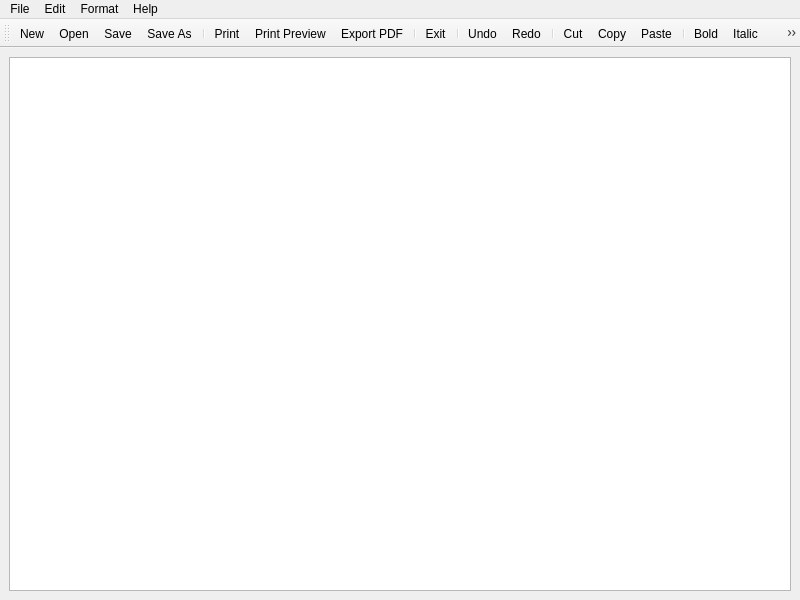
<?xml version="1.0" encoding="UTF-8"?>
<ui version="4.0">
 <class>MainWindow</class>
 <widget class="QMainWindow" name="MainWindow">
  <property name="geometry">
   <rect>
    <x>0</x>
    <y>0</y>
    <width>800</width>
    <height>600</height>
   </rect>
  </property>
  <property name="windowTitle">
   <string>Simple Notepad</string>
  </property>
  <property name="windowIcon">
   <iconset>
    <normaloff>:/images/assets/nodepad.png</normaloff>:/images/assets/nodepad.png</iconset>
  </property>
  <widget class="QWidget" name="centralwidget">
   <layout class="QHBoxLayout" name="horizontalLayout">
    <item>
     <widget class="QTextEdit" name="textEdit"/>
    </item>
   </layout>
  </widget>
  <widget class="QMenuBar" name="menubar">
   <property name="geometry">
    <rect>
     <x>0</x>
     <y>0</y>
     <width>800</width>
     <height>23</height>
    </rect>
   </property>
   <widget class="QMenu" name="menuFile">
    <property name="title">
     <string>File</string>
    </property>
    <addaction name="actionNew"/>
    <addaction name="actionOpen"/>
    <addaction name="actionSave"/>
    <addaction name="actionSave_As"/>
    <addaction name="separator"/>
    <addaction name="actionPrint"/>
    <addaction name="actionPrint_Preview"/>
    <addaction name="actionExport_PDF"/>
    <addaction name="separator"/>
    <addaction name="actionExit"/>
   </widget>
   <widget class="QMenu" name="menuEdit">
    <property name="title">
     <string>Edit</string>
    </property>
    <addaction name="actionUndo"/>
    <addaction name="actionRedo"/>
    <addaction name="separator"/>
    <addaction name="actionCut"/>
    <addaction name="actionCopy"/>
    <addaction name="actionPaste"/>
   </widget>
   <widget class="QMenu" name="menuFormat">
    <property name="title">
     <string>Format</string>
    </property>
    <addaction name="actionBold"/>
    <addaction name="actionItalic"/>
    <addaction name="actionUnderline"/>
    <addaction name="separator"/>
    <addaction name="actionLeft"/>
    <addaction name="actionRight"/>
    <addaction name="actionCenter"/>
    <addaction name="actionJustify"/>
    <addaction name="separator"/>
    <addaction name="actionFont"/>
    <addaction name="actionColor"/>
   </widget>
   <widget class="QMenu" name="menuHelp">
    <property name="title">
     <string>Help</string>
    </property>
    <addaction name="actionAbout"/>
   </widget>
   <addaction name="menuFile"/>
   <addaction name="menuEdit"/>
   <addaction name="menuFormat"/>
   <addaction name="menuHelp"/>
  </widget>
  <widget class="QToolBar" name="toolBar">
   <property name="windowTitle">
    <string>toolBar</string>
   </property>
   <property name="movable">
    <bool>true</bool>
   </property>
   <property name="floatable">
    <bool>true</bool>
   </property>
   <attribute name="toolBarArea">
    <enum>TopToolBarArea</enum>
   </attribute>
   <attribute name="toolBarBreak">
    <bool>false</bool>
   </attribute>
   <addaction name="actionNew"/>
   <addaction name="actionOpen"/>
   <addaction name="actionSave"/>
   <addaction name="actionSave_As"/>
   <addaction name="separator"/>
   <addaction name="actionPrint"/>
   <addaction name="actionPrint_Preview"/>
   <addaction name="actionExport_PDF"/>
   <addaction name="separator"/>
   <addaction name="actionExit"/>
   <addaction name="separator"/>
   <addaction name="actionUndo"/>
   <addaction name="actionRedo"/>
   <addaction name="separator"/>
   <addaction name="actionCut"/>
   <addaction name="actionCopy"/>
   <addaction name="actionPaste"/>
   <addaction name="separator"/>
   <addaction name="actionBold"/>
   <addaction name="actionItalic"/>
   <addaction name="actionUnderline"/>
   <addaction name="separator"/>
   <addaction name="actionLeft"/>
   <addaction name="actionRight"/>
   <addaction name="actionCenter"/>
   <addaction name="actionJustify"/>
   <addaction name="separator"/>
   <addaction name="actionFont"/>
   <addaction name="actionColor"/>
   <addaction name="separator"/>
   <addaction name="actionAbout"/>
  </widget>
  <action name="actionNew">
   <property name="icon">
    <iconset resource="res.qrc">
     <normaloff>:/images/assets/new.png</normaloff>:/images/assets/new.png</iconset>
   </property>
   <property name="text">
    <string>New</string>
   </property>
   <property name="shortcut">
    <string>Ctrl+N</string>
   </property>
  </action>
  <action name="actionOpen">
   <property name="icon">
    <iconset resource="res.qrc">
     <normaloff>:/images/assets/open.png</normaloff>:/images/assets/open.png</iconset>
   </property>
   <property name="text">
    <string>Open</string>
   </property>
   <property name="shortcut">
    <string>Ctrl+O</string>
   </property>
  </action>
  <action name="actionSave">
   <property name="icon">
    <iconset resource="res.qrc">
     <normaloff>:/images/assets/save.png</normaloff>:/images/assets/save.png</iconset>
   </property>
   <property name="text">
    <string>Save</string>
   </property>
   <property name="shortcut">
    <string>Ctrl+S</string>
   </property>
  </action>
  <action name="actionSave_As">
   <property name="icon">
    <iconset resource="res.qrc">
     <normaloff>:/images/assets/save.png</normaloff>:/images/assets/save.png</iconset>
   </property>
   <property name="text">
    <string>Save As</string>
   </property>
   <property name="shortcut">
    <string>Ctrl+Shift+A</string>
   </property>
  </action>
  <action name="actionPrint">
   <property name="icon">
    <iconset resource="res.qrc">
     <normaloff>:/images/assets/print.png</normaloff>:/images/assets/print.png</iconset>
   </property>
   <property name="text">
    <string>Print</string>
   </property>
   <property name="shortcut">
    <string>Ctrl+P</string>
   </property>
  </action>
  <action name="actionPrint_Preview">
   <property name="icon">
    <iconset resource="res.qrc">
     <normaloff>:/images/assets/printprev.png</normaloff>:/images/assets/printprev.png</iconset>
   </property>
   <property name="text">
    <string>Print Preview</string>
   </property>
   <property name="shortcut">
    <string>Ctrl+Shift+P</string>
   </property>
  </action>
  <action name="actionExport_PDF">
   <property name="icon">
    <iconset resource="res.qrc">
     <normaloff>:/images/assets/pdf.png</normaloff>:/images/assets/pdf.png</iconset>
   </property>
   <property name="text">
    <string>Export PDF</string>
   </property>
   <property name="shortcut">
    <string>Ctrl+E</string>
   </property>
  </action>
  <action name="actionExit">
   <property name="icon">
    <iconset resource="res.qrc">
     <normaloff>:/images/assets/exit.png</normaloff>:/images/assets/exit.png</iconset>
   </property>
   <property name="text">
    <string>Exit</string>
   </property>
  </action>
  <action name="actionUndo">
   <property name="icon">
    <iconset resource="res.qrc">
     <normaloff>:/images/assets/undo.png</normaloff>:/images/assets/undo.png</iconset>
   </property>
   <property name="text">
    <string>Undo</string>
   </property>
   <property name="shortcut">
    <string>Ctrl+U</string>
   </property>
  </action>
  <action name="actionRedo">
   <property name="icon">
    <iconset resource="res.qrc">
     <normaloff>:/images/assets/redo.png</normaloff>:/images/assets/redo.png</iconset>
   </property>
   <property name="text">
    <string>Redo</string>
   </property>
   <property name="shortcut">
    <string>Ctrl+R</string>
   </property>
  </action>
  <action name="actionCut">
   <property name="icon">
    <iconset resource="res.qrc">
     <normaloff>:/images/assets/cut.png</normaloff>:/images/assets/cut.png</iconset>
   </property>
   <property name="text">
    <string>Cut</string>
   </property>
   <property name="shortcut">
    <string>Ctrl+K</string>
   </property>
  </action>
  <action name="actionCopy">
   <property name="icon">
    <iconset resource="res.qrc">
     <normaloff>:/images/assets/copy.png</normaloff>:/images/assets/copy.png</iconset>
   </property>
   <property name="text">
    <string>Copy</string>
   </property>
   <property name="shortcut">
    <string>Ctrl+C</string>
   </property>
  </action>
  <action name="actionPaste">
   <property name="icon">
    <iconset resource="res.qrc">
     <normaloff>:/images/assets/paste.png</normaloff>:/images/assets/paste.png</iconset>
   </property>
   <property name="text">
    <string>Paste</string>
   </property>
   <property name="shortcut">
    <string>Ctrl+V</string>
   </property>
  </action>
  <action name="actionBold">
   <property name="icon">
    <iconset resource="res.qrc">
     <normaloff>:/images/assets/bold.png</normaloff>:/images/assets/bold.png</iconset>
   </property>
   <property name="text">
    <string>Bold</string>
   </property>
   <property name="shortcut">
    <string>Ctrl+Shift+B</string>
   </property>
  </action>
  <action name="actionItalic">
   <property name="icon">
    <iconset resource="res.qrc">
     <normaloff>:/images/assets/italic.png</normaloff>:/images/assets/italic.png</iconset>
   </property>
   <property name="text">
    <string>Italic</string>
   </property>
   <property name="shortcut">
    <string>Ctrl+Shift+I</string>
   </property>
  </action>
  <action name="actionUnderline">
   <property name="icon">
    <iconset resource="res.qrc">
     <normaloff>:/images/assets/underline.png</normaloff>:/images/assets/underline.png</iconset>
   </property>
   <property name="text">
    <string>Underline</string>
   </property>
   <property name="shortcut">
    <string>Ctrl+Shift+U</string>
   </property>
  </action>
  <action name="actionLeft">
   <property name="icon">
    <iconset resource="res.qrc">
     <normaloff>:/images/assets/left.png</normaloff>:/images/assets/left.png</iconset>
   </property>
   <property name="text">
    <string>Left</string>
   </property>
   <property name="shortcut">
    <string>Ctrl+Shift+L</string>
   </property>
  </action>
  <action name="actionRight">
   <property name="icon">
    <iconset resource="res.qrc">
     <normaloff>:/images/assets/right.png</normaloff>:/images/assets/right.png</iconset>
   </property>
   <property name="text">
    <string>Right</string>
   </property>
   <property name="shortcut">
    <string>Ctrl+Shift+R</string>
   </property>
  </action>
  <action name="actionCenter">
   <property name="icon">
    <iconset resource="res.qrc">
     <normaloff>:/images/assets/center.png</normaloff>:/images/assets/center.png</iconset>
   </property>
   <property name="text">
    <string>Center</string>
   </property>
   <property name="shortcut">
    <string>Ctrl+Shift+C</string>
   </property>
  </action>
  <action name="actionJustify">
   <property name="icon">
    <iconset resource="res.qrc">
     <normaloff>:/images/assets/justify.png</normaloff>:/images/assets/justify.png</iconset>
   </property>
   <property name="text">
    <string>Justify</string>
   </property>
   <property name="shortcut">
    <string>Ctrl+Shift+J</string>
   </property>
  </action>
  <action name="actionFont">
   <property name="icon">
    <iconset resource="res.qrc">
     <normaloff>:/images/assets/font.png</normaloff>:/images/assets/font.png</iconset>
   </property>
   <property name="text">
    <string>Font</string>
   </property>
  </action>
  <action name="actionColor">
   <property name="icon">
    <iconset resource="res.qrc">
     <normaloff>:/images/assets/color.png</normaloff>:/images/assets/color.png</iconset>
   </property>
   <property name="text">
    <string>Color</string>
   </property>
  </action>
  <action name="actionAbout">
   <property name="icon">
    <iconset resource="res.qrc">
     <normaloff>:/images/assets/about.png</normaloff>:/images/assets/about.png</iconset>
   </property>
   <property name="text">
    <string>About</string>
   </property>
  </action>
 </widget>
 <resources>
  <include location="res.qrc"/>
 </resources>
 <connections/>
</ui>
